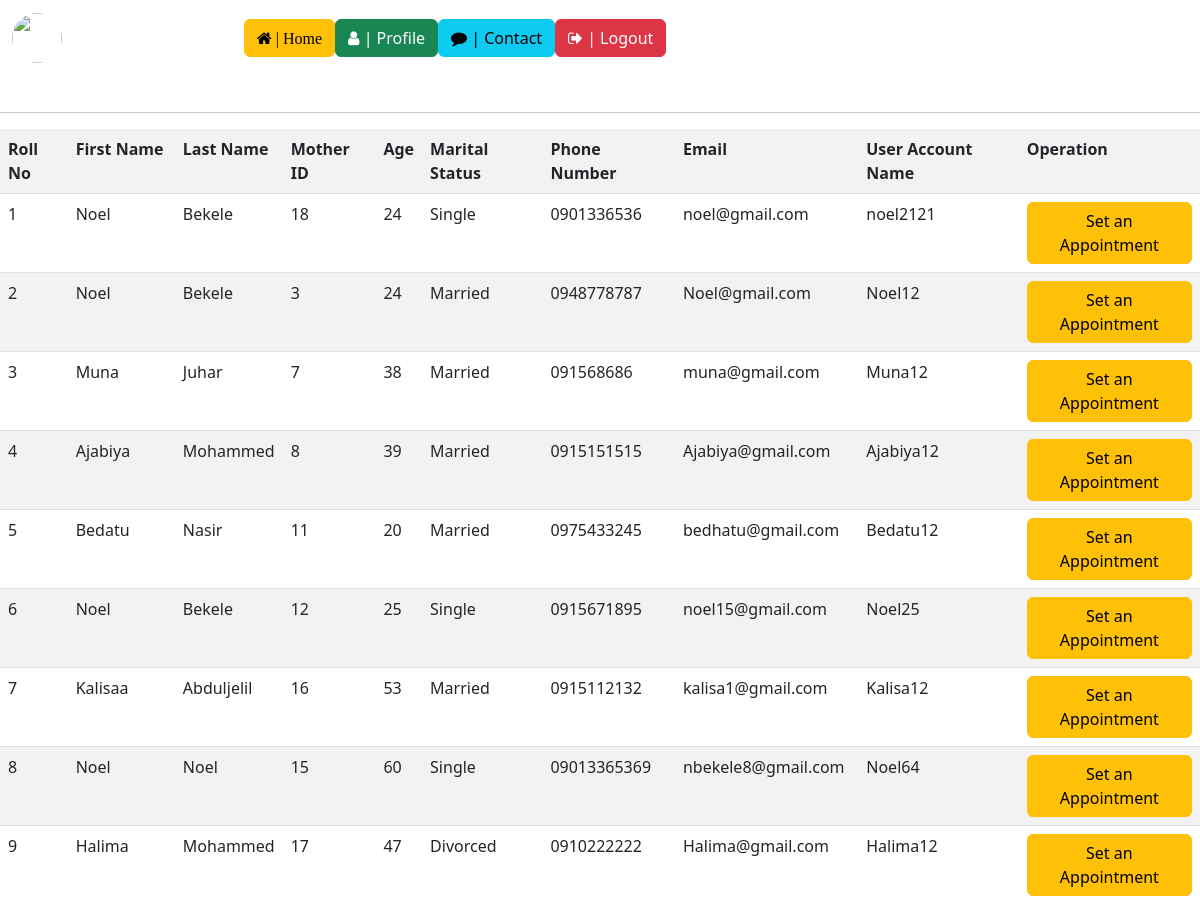
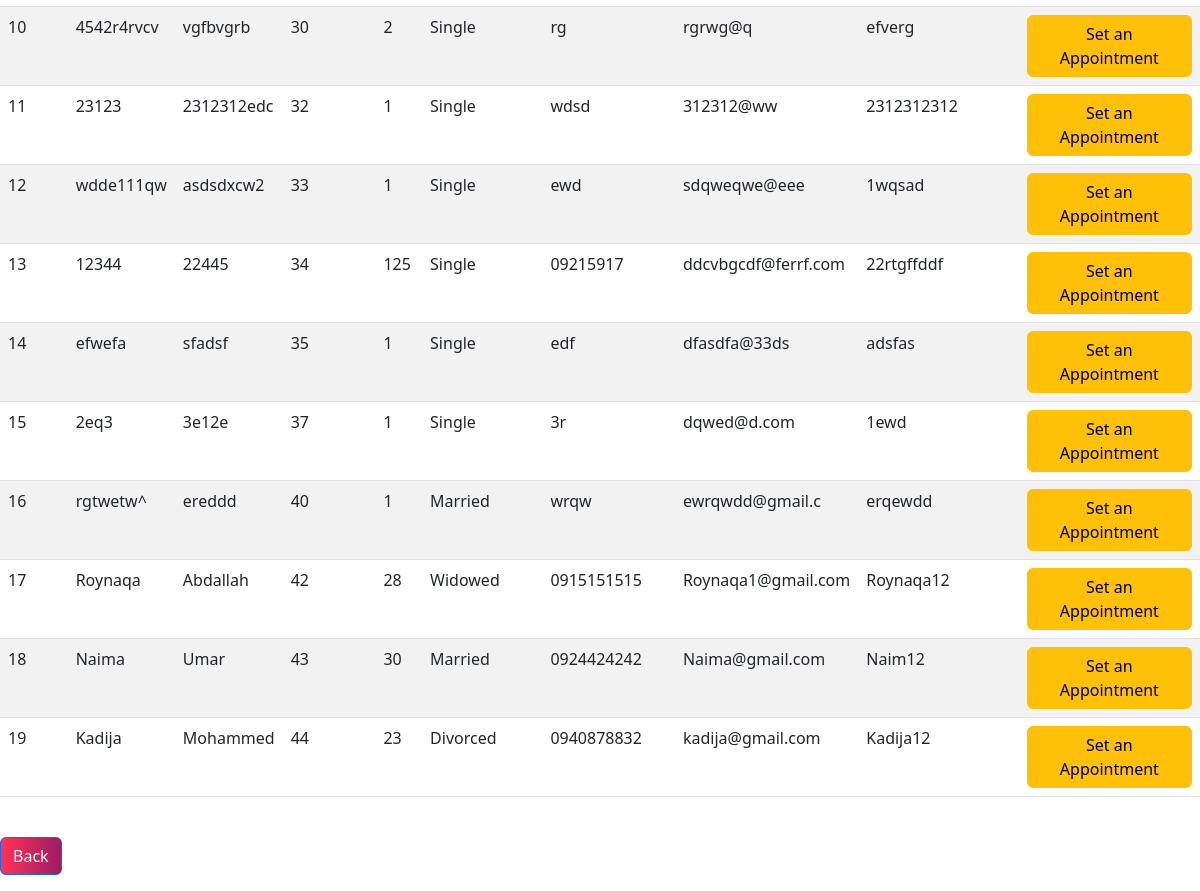
The page /manage_ap1.php (signed in) on the database as committed earlier (2 pictures, top to bottom).
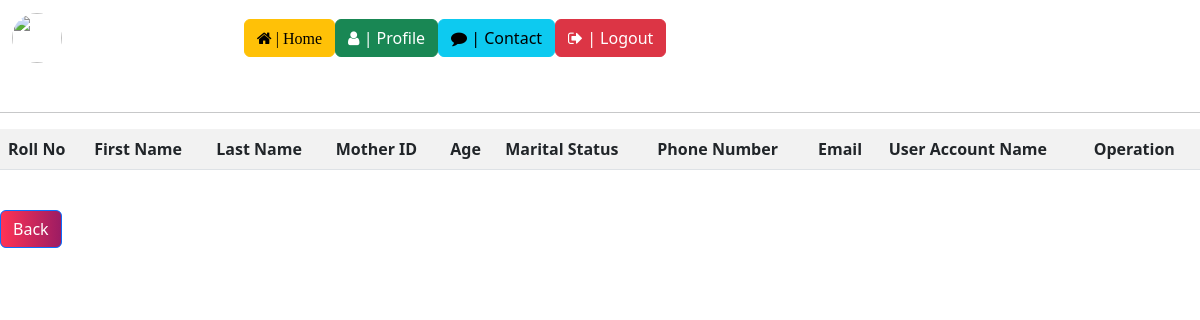
The same page on the database as committed later.
### tables this page shows
CREATE TABLE `user` (
  `id` int(11) NOT NULL,
  `FName` varchar(20) NOT NULL,
  `LName` int(22) NOT NULL,
  `Gender` varchar(10) NOT NULL,
  `age` int(3) NOT NULL,
  `marital_status` varchar(10) NOT NULL,
  `Registered_date` datetime NOT NULL,
  `phone_no` varchar(15) NOT NULL,
  `email` varchar(25) NOT NULL,
  `user_account_type` varchar(25) NOT NULL,
  `user_account_name` varchar(15) NOT NULL,
  `password` varchar(250) NOT NULL,
  `Registered_By` varchar(20) NOT NULL,
  `photo` varchar(200) NOT NULL,
  `modified_on` datetime NOT NULL,
  `first_time` tinytext NOT NULL
);

### manage_ap1.php (the view, shortened to what this page needs)
<!DOCTYPE html>
<html lang="en" dir="ltr">
  <head>
  </head>
  <body>
    <?php
include('config.php');
  include "header2.php";
?>
<form method="post">
<hr>
    <div class="table-responsive">
<table  width="50%" class="table table-striped">
<tr>
<th>Roll No</th>
<th>First Name</th>
<th>Last Name</th>
<th>Mother ID</th>
<th>Age</th>
<th>Marital Status</th>
<th>Phone Number</th>
<th>Email</th>
<th>User Account Name</th>
<th colspan="2">Operation</th>
</tr>
<?php
$i=1;
$check=mysqli_query($conn,"select * from user where user_account_type = 'mother'");
while ($row=mysqli_fetch_array($check)) {
$id=$row['id'];
?>
<tr>
<td><?php echo $i++?></td>
<td><?php echo $row['FName'];?></td>
<td><?php echo $row['LName'];?></td>
<td><?php echo $row['id'];?></td>
<td><?php echo $row['age'];?></td>
<td><?php echo $row['marital_status'];?></td>
<td><?php echo $row['phone_no'];?></td>
<td><?php echo $row['email'];?></td>
<td><?php echo $row['user_account_name'];?></td>
<td><a class="btn btn-warning" href="set_app.php?id=<?php echo $id ?>">Set an Appointment</a></td>
</tr>
<?php } ?>
</table>
</div>
</form>
<br>
<p align="cenre"> <a href="View_appointment.php" class="btn btn-primary">Back</a> </p>
  </body>
</html>

### header2.php (shortened to what this page needs)
<?php
include "config.php";
?>
<!DOCTYPE html>
<html lang="en">
<head>
  <link rel="stylesheet" href="https://stackpath.bootstrapcdn.com/font-awesome/4.7.0/css/font-awesome.min.css">
  <link rel="stylesheet" href="https://cdnjs.cloudflare.com/ajax/libs/font-awesome/4.7.0/css/font-awesome.min.css">
  <link href="https://cdn.jsdelivr.net/npm/bootstrap@5.2.3/dist/css/bootstrap.min.css" rel="stylesheet">
</head>
<body>
<nav class="navbar navbar-expand-md navbar-black fixed-top bg-red">
  <div class="container-fluid">
    <a class="navbar-brand" href="view_profile.php">
      <?php
      if (isset($_SESSION['id'])) {
        $id = $_SESSION['id'];
        $query1 = "SELECT photo FROM user WHERE id = $id";
        $result1 = mysqli_query($conn, $query1);
        $data = mysqli_fetch_assoc($result1);
        echo '<img src="images/' . $data['photo'] . '" class="image1" width="50" height="50">';
        echo '<span style="color:white;">' . $_SESSION['user_account_name'] . '</span>';
      }
      ?>
    </a>
    <div class="collapse navbar-collapse" id="collapsibleNavbar">
      <ul class="navbar-nav">
        <li class="nav-item">
          <a href="header.php" class="btn btn-warning"><i class="fa fa-home"> | Home</i></a>
        </li>
        <br>
        <li class="nav-item">
          <a href="view_profile.php" class="btn btn-success"><i class="fa fa-user" aria-hidden="true"></i> | Profile</a>
        </li>
        <br>
        <li class="nav-item">
          <a href="contact_us.php" class="btn btn-info"><i class="fa fa-comment" aria-hidden="true"></i> | Contact </a>
        </li>
        <br>
        <li class="nav-item">
          <a href="logout.php" class="btn btn-danger"><i class="fa fa-sign-out" aria-hidden="true"></i> | Logout</a>
        </li>
      </ul>
    </div>
  </div>
</nav>
<br>
<br><br>
<br>
</body>
</html>

### header2.php (style rules this page uses)
.btn-primary { background-color: #ff335; background-image: linear-gradient(to right, #ff3355, #9c1c63); color: white; border: none; }
.btn-primary { margin-right: 10px; }
.navbar-brand { display: flex; align-items: center; color: white; font-weight: bold; }
.navbar-brand img { margin-right: 5px; }
nav { position: fixed; z-index: 1; top: 0; overflow-x: hidden; width: 100%; overflow: hidden; }
.image1 { border-radius: 50%; }

Rows that differ between the two databases and show on the page:
removed user: FName "Noel", LName "Bekele", id "18", age "24", marital_status "Single", phone_no "0901336536", email "noel@gmail.com", user_account_name "noel2121"
removed user: FName "Noel", LName "Bekele", id "3", age "24", marital_status "Married", phone_no "0948778787", email "Noel@gmail.com", user_account_name "Noel12"
removed user: FName "Muna", LName "Juhar", id "7", age "38", marital_status "Married", phone_no "091568686", email "muna@gmail.com", user_account_name "Muna12"
removed user: FName "Ajabiya", LName "Mohammed", id "8", age "39", marital_status "Married", phone_no "0915151515", email "Ajabiya@gmail.com", user_account_name "Ajabiya12"
removed user: FName "Bedatu", LName "Nasir", id "11", age "20", marital_status "Married", phone_no "0975433245", email "bedhatu@gmail.com", user_account_name "Bedatu12"
removed user: FName "Noel", LName "Bekele", id "12", age "25", marital_status "Single", phone_no "0915671895", email "noel15@gmail.com", user_account_name "Noel25"
removed user: FName "Kalisaa", LName "Abduljelil", id "16", age "53", marital_status "Married", phone_no "0915112132", email "kalisa1@gmail.com", user_account_name "Kalisa12"
removed user: FName "Noel", LName "Noel", id "15", age "60", marital_status "Single", phone_no "09013365369", email "nbekele8@gmail.com", user_account_name "Noel64"
removed user: FName "Halima", LName "Mohammed", id "17", age "47", marital_status "Divorced", phone_no "0910222222", email "Halima@gmail.com", user_account_name "Halima12"
removed user: FName "4542r4rvcv", LName "vgfbvgrb", id "30", age "2", marital_status "Single", phone_no "rg", email "rgrwg@q", user_account_name "efverg"
removed user: FName "23123", LName "2312312edc", id "32", age "1", marital_status "Single", phone_no "wdsd", email "312312@ww", user_account_name "2312312312"
removed user: FName "wdde111qw", LName "asdsdxcw2", id "33", age "1", marital_status "Single", phone_no "ewd", email "sdqweqwe@eee", user_account_name "1wqsad"
removed user: FName "12344", LName "22445", id "34", age "125", marital_status "Single", phone_no "09215917", email "ddcvbgcdf@ferrf.com", user_account_name "22rtgffddf"
removed user: FName "efwefa", LName "sfadsf", id "35", age "1", marital_status "Single", phone_no "edf", email "dfasdfa@33ds", user_account_name "adsfas"
removed user: FName "2eq3", LName "3e12e", id "37", age "1", marital_status "Single", phone_no "3r", email "dqwed@d.com", user_account_name "1ewd"
removed user: FName "rgtwetw^", LName "ereddd", id "40", age "1", marital_status "Married", phone_no "wrqw", email "ewrqwdd@gmail.c", user_account_name "erqewdd"
removed user: FName "Roynaqa", LName "Abdallah", id "42", age "28", marital_status "Widowed", phone_no "0915151515", email "Roynaqa1@gmail.com", user_account_name "Roynaqa12"
removed user: FName "Naima", LName "Umar", id "43", age "30", marital_status "Married", phone_no "0924424242", email "Naima@gmail.com", user_account_name "Naim12"
removed user: FName "Kadija", LName "Mohammed", id "44", age "23", marital_status "Divorced", phone_no "0940878832", email "kadija@gmail.com", user_account_name "Kadija12"
